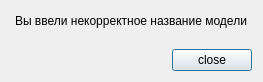
<?xml version="1.0" encoding="UTF-8"?>
<ui version="4.0">
 <class>warning</class>
 <widget class="QDialog" name="warning">
  <property name="geometry">
   <rect>
    <x>0</x>
    <y>0</y>
    <width>263</width>
    <height>82</height>
   </rect>
  </property>
  <property name="windowTitle">
   <string>Dialog</string>
  </property>
  <layout class="QGridLayout" name="gridLayout">
   <item row="0" column="0">
    <layout class="QVBoxLayout" name="verticalLayout">
     <item>
      <layout class="QHBoxLayout" name="horizontalLayout">
       <item>
        <spacer name="horizontalSpacer_2">
         <property name="orientation">
          <enum>Qt::Orientation::Horizontal</enum>
         </property>
         <property name="sizeHint" stdset="0">
          <size>
           <width>108</width>
           <height>20</height>
          </size>
         </property>
        </spacer>
       </item>
       <item>
        <widget class="QLabel" name="label">
         <property name="text">
          <string>Вы ввели некорректное название модели</string>
         </property>
        </widget>
       </item>
       <item>
        <spacer name="horizontalSpacer">
         <property name="orientation">
          <enum>Qt::Orientation::Horizontal</enum>
         </property>
         <property name="sizeHint" stdset="0">
          <size>
           <width>108</width>
           <height>20</height>
          </size>
         </property>
        </spacer>
       </item>
      </layout>
     </item>
     <item>
      <layout class="QVBoxLayout" name="verticalLayout_2">
       <item>
        <spacer name="verticalSpacer_2">
         <property name="orientation">
          <enum>Qt::Orientation::Vertical</enum>
         </property>
         <property name="sizeHint" stdset="0">
          <size>
           <width>20</width>
           <height>278</height>
          </size>
         </property>
        </spacer>
       </item>
       <item>
        <layout class="QHBoxLayout" name="horizontalLayout_2">
         <item>
          <spacer name="horizontalSpacer_3">
           <property name="orientation">
            <enum>Qt::Orientation::Horizontal</enum>
           </property>
           <property name="sizeHint" stdset="0">
            <size>
             <width>348</width>
             <height>20</height>
            </size>
           </property>
          </spacer>
         </item>
         <item>
          <widget class="QPushButton" name="pushButton">
           <property name="text">
            <string>close</string>
           </property>
          </widget>
         </item>
        </layout>
       </item>
      </layout>
     </item>
    </layout>
   </item>
  </layout>
 </widget>
 <resources/>
 <connections/>
</ui>
